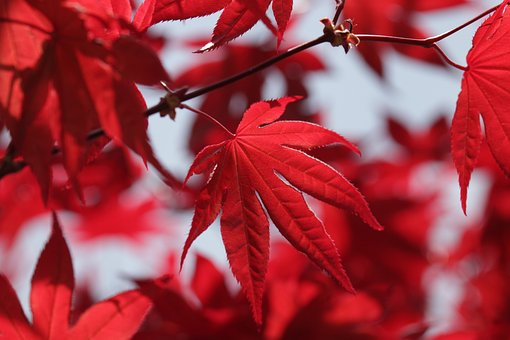
#> input picture leaves.jpg, 510 x 340 px, found by its file name
$ jupyter execute Leaves.ipynb
#> lines starting #> are read from the running program, lines starting #| are printed output that depends on the picture; long printed decimals are rounded
# Modifying an image

## Introduction

JPEG images are comprised of three dimensional arrays of the shape M x N x 3 with the final dimension comprised of RGB values. By playing with the RGB values we can change the colors of the image.

This can be used to adjust and edit image qualities via python using arrays and tool libraries like pandas and numpy. It is also helpful for data gathering from an image dataset and for machine learning technics that use image datasets.

[cell 1]
import os
import json
import numpy as np
import matplotlib.pyplot as plt
import pandas as pd
import imageio as io
from PIL import Image
import skimage.io
import cv2
from scipy import misc

We open our image leaves.jpg

[cell 2]
import imageio as io
from PIL import Image
import skimage.io #this is changed from skimage to skimage.io from Windows 10 onward
import cv2

img_path = str(r'C:\Users\pizza\Desktop\projects\uploaded\leaves\leaves.jpg')
img_ref = io.imread(img_path)
#> img_ref is the input picture: shape (340, 510, 3); mean R, G, B 159.8, 58.7, 68.8

[cell 3]
img = io.imread(img_path)
plt.imshow(img)

Accessing the distribution of pixels on our image

[cell 4]
pd.Series(img.flatten()).plot(kind='hist',
                                  bins=50,
                                  title='Distribution of Pixel Values')
plt.show()
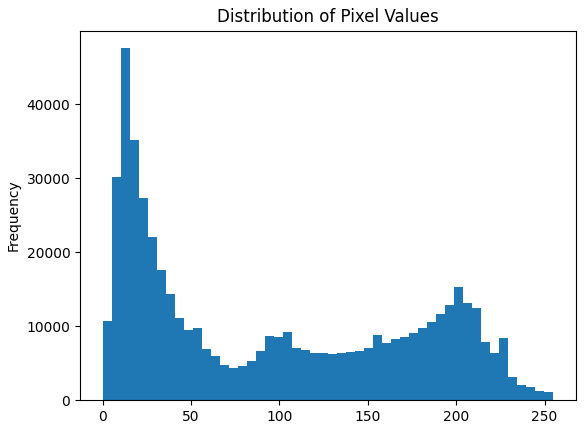
#> figure drawn by matplotlib, 1 panel; tallest bar 47546 high, from x = 10.2 to 15.3

## Converting image to grayscale

Since each color pixel is described by a triple (R, G, B) of intensities for red, green, and blue, mapping it to a single number to give a grayscale value can be performed by different algorithsm.

### Average method

M = (R+G+B) / 3

[cell 5]
img_avg = io.imread(img_path)
x,y,z = img_avg.shape
#> x = 340; y = 510; z = 3
img_avg[:] = img_avg.mean(axis=-1,keepdims=1)
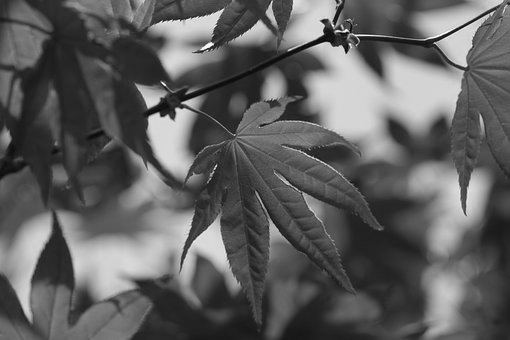
#> img_avg: shape (340, 510, 3); min 6, max 253, mean 95.4
plt.imshow(img_avg)

[cell 6]
pd.Series(img_avg.flatten()).plot(kind='hist',
                                  bins=50,
                                  title='Distribution of Pixel Values',
                                  color = 'violet')
plt.show()
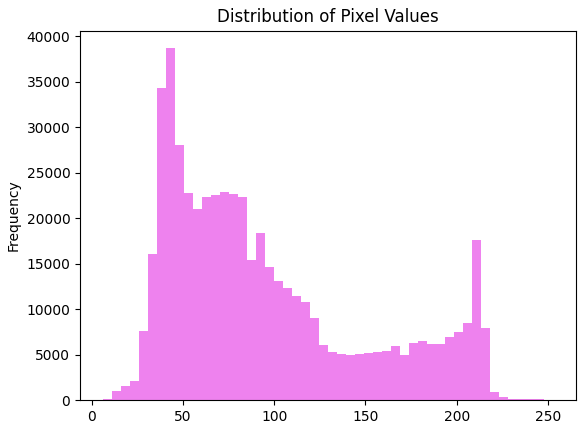
#> figure drawn by matplotlib, 1 panel; tallest bar 38709 high, from x = 40.58 to 45.52

### Luminosity method

M = 0.21 R + 0.72 G + 0.07 B

[cell 7]
img_lum = io.imread(img_path)
W = [0.21,0.72,0.07] # weights
W_mean = np.tensordot(img_lum,W, axes=((-1,-1)))[...,None]
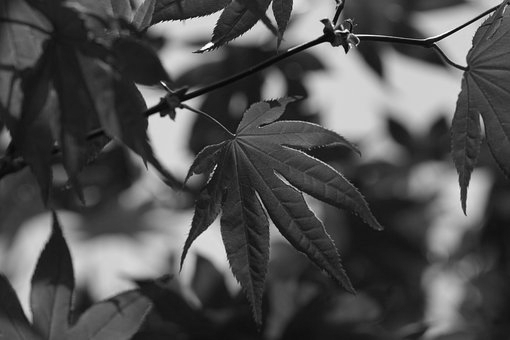
#> W_mean: shape (340, 510, 1) float64; min 3.22, max 254.2, mean 80.6
img_lum[:] = W_mean.astype(img.dtype)
plt.imshow(img_lum)

[cell 8]
pd.Series(img_lum.flatten()).plot(kind='hist',
                                  bins=50,
                                  title='Distribution of Pixel Values', color='y')
plt.show()
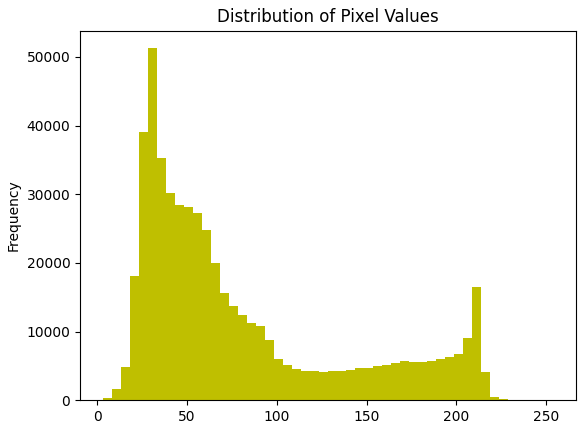
#> figure drawn by matplotlib, 1 panel; tallest bar 51279 high, from x = 28.1 to 33.12

### Lightness method

M = (max(R, G, B) + min(R, G, B)) / 2.

[cell 9]
img_light=io.imread(img_path)
img_light[:] = np.max(img_light,axis=-1,keepdims=1)/2+np.min(img_light,axis=-1,keepdims=1)/2
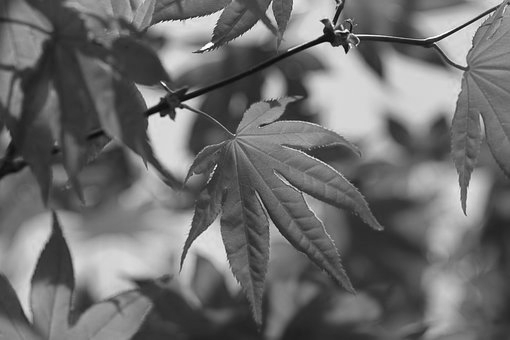
#> img_light: shape (340, 510, 3); min 6, max 253, mean 109.7
plt.imshow(img_light)

[cell 10]
pd.Series(img_light.flatten()).plot(kind='hist',
                                  bins=50,
                                  title='Distribution of Pixel Values', color='green')
plt.show()
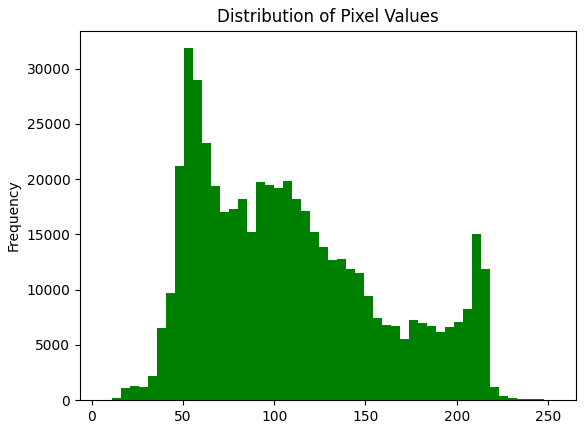
#> figure drawn by matplotlib, 1 panel; tallest bar 31851 high, from x = 50.46 to 55.4

[cell 11]
img = io.imread(img_path)
plt.imshow(img)

### Comparison of the three algorithms

[cell 12]
fig, (ax1, ax2, ax3, ax4) = plt.subplots(1, 4, figsize=(15, 5))
ax1.axis("off"); ax2.axis("off"); ax3.axis("off");ax3.axis("off");ax4.axis("off")
ax1.imshow(img_ref);ax2.imshow(img_avg); ax3.imshow(img_lum); ax4.imshow(img_light)
fig.tight_layout(pad=5.0)
ax1.title.set_text("original"); ax2.title.set_text("average"); ax3.title.set_text("luminosity"); ax4.title.set_text("lightness")

## Measuring the PSNR

Peak signal-to-noise ratio (PSNR) is an engineering term for the ratio between the maximum possible power of a signal and the power of corrupting noise that affects the fidelity of its representation. Because many signals have a very wide dynamic range, PSNR is usually expressed as a logarithmic quantity using the decibel scale.

PSNR is commonly used to quantify reconstruction quality for images and video subject to lossy compression.
PSNR is most easily defined via the mean squared error (MSE).

MAX is the maximum possible pixel value of the image. Since the pixels are represented using 8 bits per sample, this value is 255. More generally, when samples are represented using linear PCM with B bits per sample.

We define the function psnr with 2 input images to compare

[cell 13]
def psnr(img1, img2):

    mse = np.mean((img1 - img2) ** 2)
#> mse = 108.1

    if mse == 0:
        return "MSE is zero, which means the images are identic"

    PIXEL_MAX = 255.0
    return 20 * np.log10(PIXEL_MAX / np.sqrt(mse))

## Final comparison of the grayscale methods and their PSNR

[cell 14]
print(psnr(img_ref, img_avg))
#| 27.794
print(psnr(img_ref, img_lum))
#| 28.130
print(psnr(img_ref, img_light))
#| 27.609

print(psnr(img_ref, img_ref))
#| MSE is zero, which means the images are identic
